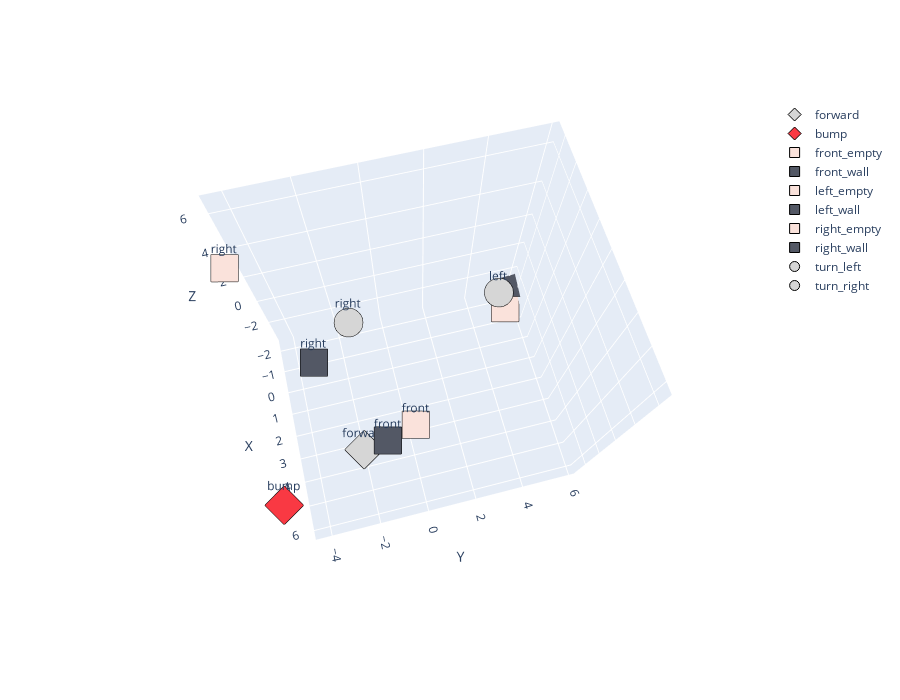

Here is the notebook cell this chart was saved with:
### Code cell
projected = project_token_embeddings_to_3D(model)
plotly_embedding(projected)

### Figure 1 — Plotly figure (JSON) as saved in the notebook; plotly's stock layout.template omitted (floating-point values rounded to 4 significant figures)
{"data": [{"marker": {"color": "#D6D6D6", "line": {"color": "black", "width": 1}, "size": 10, "symbol": "diamond"}, "mode": "markers+text", "name": "forward", "text": "forward", "textposition": "top center", "type": "scatter3d", "x": [4.314], "y": [-1.859], "z": [0.5314]}, {"marker": {"color": "#F93943", "line": {"color": "black", "width": 1}, "size": 10, "symbol": "diamond"}, "mode": "markers+text", "name": "bump", "text": "bump", "textposition": "top center", "type": "scatter3d", "x": [6.108], "y": [-4.318], "z": [3.778]}, {"marker": {"color": "#FAE2DB", "line": {"color": "black", "width": 1}, "size": 10, "symbol": "square"}, "mode": "markers+text", "name": "front_empty", "text": "front", "textposition": "top center", "type": "scatter3d", "x": [3.239], "y": [0.2359], "z": [-1.974]}, {"marker": {"color": "#535865", "line": {"color": "black", "width": 1}, "size": 10, "symbol": "square"}, "mode": "markers+text", "name": "front_wall", "text": "front", "textposition": "top center", "type": "scatter3d", "x": [4.433], "y": [-0.9964], "z": [1.495]}, {"marker": {"color": "#FAE2DB", "line": {"color": "black", "width": 1}, "size": 10, "symbol": "square"}, "mode": "markers+text", "name": "left_empty", "text": "left", "textposition": "top center", "type": "scatter3d", "x": [-1.47], "y": [5.56], "z": [-3.654]}, {"marker": {"color": "#535865", "line": {"color": "black", "width": 1}, "size": 10, "symbol": "square"}, "mode": "markers+text", "name": "left_wall", "text": "left", "textposition": "top center", "type": "scatter3d", "x": [-2.282], "y": [5.904], "z": [-2.866]}, {"marker": {"color": "#FAE2DB", "line": {"color": "black", "width": 1}, "size": 10, "symbol": "square"}, "mode": "markers+text", "name": "right_empty", "text": "right", "textposition": "top center", "type": "scatter3d", "x": [-0.225], "y": [-4.343], "z": [6.591]}, {"marker": {"color": "#535865", "line": {"color": "black", "width": 1}, "size": 10, "symbol": "square"}, "mode": "markers+text", "name": "right_wall", "text": "right", "textposition": "top center", "type": "scatter3d", "x": [2.352], "y": [-2.614], "z": [4.609]}, {"marker": {"color": "#D6D6D6", "line": {"color": "black", "width": 1}, "size": 10, "symbol": "circle"}, "mode": "markers+text", "name": "turn_left", "text": "left", "textposition": "top center", "type": "scatter3d", "x": [-1.451], "y": [5.035], "z": [-1.803]}, {"marker": {"color": "#D6D6D6", "line": {"color": "black", "width": 1}, "size": 10, "symbol": "circle"}, "mode": "markers+text", "name": "turn_right", "text": "right", "textposition": "top center", "type": "scatter3d", "x": [0.7458], "y": [-1.366], "z": [3.349]}], "layout": {"height": 700, "scene": {"aspectmode": "auto", "aspectratio": {"x": 0.8753, "y": 1.069, "z": 1.069}, "camera": {"center": {"x": 0, "y": 0, "z": 0}, "eye": {"x": 0.7394, "y": -0.1861, "z": 2.026}, "projection": {"type": "perspective"}, "up": {"x": 0, "y": 0, "z": 1}}, "xaxis": {"title": {"text": "X"}, "type": "linear"}, "yaxis": {"title": {"text": "Y"}, "type": "linear"}, "zaxis": {"title": {"text": "Z"}, "type": "linear"}}, "width": 900}}
